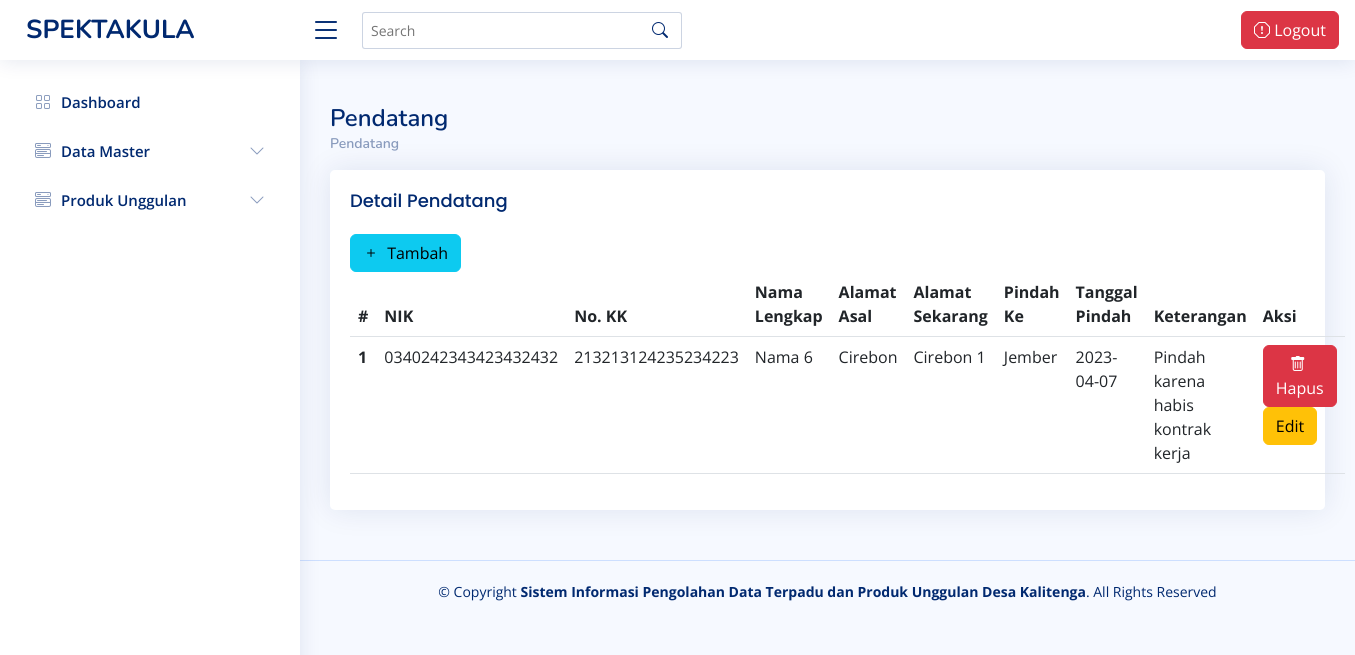
/pendatang, run on the app's committed database.
### tables this page shows
CREATE TABLE `tb_pendatang` (
  `id` int(11) NOT NULL,
  `nik` varchar(100) NOT NULL,
  `kk` varchar(100) NOT NULL,
  `nama` varchar(100) NOT NULL,
  `alamat_asal` varchar(100) NOT NULL,
  `alamat_sekarang` varchar(100) NOT NULL,
  `pindah` varchar(100) NOT NULL,
  `tanggal` date NOT NULL,
  `keterangan` varchar(100) NOT NULL
);

### application/controllers/Pendatang.php (called while the page is built, shortened)
<?php
class Pendatang extends CI_Controller {
    public function __construct()
    {
        $this->load->model('Pendatang_model');
        $this->load->model('M_global_model');
    }
    public function index()
    {
        $data['title']  = 'Pendatang';
        $judul['Judul']  = 'Pendatang';
        $queryAll = $this->Pendatang_model->ambildata();
        $DATA = array('Pendatang' => $queryAll);
        $tampilan = $judul + $DATA;
        $this->load->view('template/header',$data);
        $this->load->view('template/sidebar');
        $this->load->view('admin/pendatang',$tampilan);
        $this->load->view('template/footer');
    }
}

### index.php (called while the page is built, shortened)
<?php
require_once BASEPATH.'core/CodeIgniter.php';

### application/models/Pendatang_model.php (called while the page is built, shortened)
<?php
class Pendatang_model extends CI_Model
{
    function ambildata()
      {
        $query = $this->db->get('tb_pendatang');
        return $query->result();
      }
}

### application/views/admin/pendatang.php (the view, shortened to what this page needs)
<main id="main" class="main">
<div class="pagetitle">
  <h1><?= $Judul;?></h1>
  <nav>
    <ol class="breadcrumb">
      <li class="breadcrumb-item"><a href="<?= site_url('Pendatang');?>"><?= $Judul;?></a></li>
    </ol>
  </nav>
</div>
<section class="section">
      <div class="row">
        <div class="col-lg-12">
          <div class="card">
            <div class="card-body">
              <h5 class="card-title">Detail <?= $Judul;?></h5>
              <a href="<?= site_url('Form_pendatang');?>" class="btn btn-info"><i class="bi bi-plus me-1"></i> Tambah</a>
              <table class="table datatable" id="dataTable">
                <thead>
                  <tr>
                    <th scope="col">#</th>
                    <th scope="col">NIK</th>
                    <th scope="col">No. KK</th>
                    <th scope="col">Nama Lengkap</th>
                    <th scope="col">Alamat Asal</th>
                    <th scope="col">Alamat Sekarang</th>
                    <th scope="col">Pindah Ke</th>
                    <th scope="col">Tanggal Pindah</th>
                    <th scope="col">Keterangan</th>
                    <th scope="col">Aksi</th>
                  </tr>
                </thead>
                <tbody>
                  <tr>
                    <?php
                    $no = 0;
                    foreach ($Pendatang as $value) {
                        $no++
                    ?>
                    <th scope="row"><?php echo $no;?></th>
                    <td><?php echo $value->nik; ?></td>
                    <td><?php echo $value->kk; ?></td>
                    <td><?php echo $value->nama; ?></td>
                    <td><?php echo $value->alamat_asal; ?></td>
                    <td><?php echo $value->alamat_sekarang; ?></td>
                    <td><?php echo $value->pindah; ?></td>
                    <td><?php echo $value->tanggal; ?></td>
                    <td><?php echo $value->keterangan; ?></td>
                    <td>
                    <button type="button" class="btn btn-danger" data-bs-toggle="modal" data-bs-target="#basicModal">
                        <i class="bi bi-trash me-1"></i>  Hapus
                        </button>
                        <a href="<?php echo base_url('Pendatang/edit_page') ?>/<?php echo $value->id ?>"  class="btn btn-warning btn-icon-text"><i class="ti-file btn-icon-prepend"></i>Edit</a>
                    </td>
                  </tr>
                 <?php
                    }
                ?>
                </tbody>
              </table>
            </div>
          </div>
        </div>
      </div>
    </section>
</main>

### admin/css/style.css (style rules this page uses)
:root { scroll-behavior: smooth; }
body { font-family: "Open Sans", sans-serif; background: #f6f9ff; color: #444444; }
a { color: #4154f1; text-decoration: none; }
h1, h2, h3, h4, h5, h6 { font-family: "Nunito", sans-serif; }
#main { margin-top: 60px; padding: 20px 30px; transition: all 0.3s; }
.pagetitle { margin-bottom: 10px; }
.pagetitle h1 { font-size: 24px; margin-bottom: 0; font-weight: 600; color: #012970; }
.card { margin-bottom: 30px; border: none; border-radius: 5px; box-shadow: 0px 0 30px rgba(1, 41, 112, 0.1); }
.card-title { padding: 20px 0 15px 0; font-size: 18px; font-weight: 500; color: #012970; font-family: "Poppins", sans-serif; }
.card-body { padding: 0 20px 20px 20px; }
.breadcrumb { font-size: 14px; font-family: "Nunito", sans-serif; color: #899bbd; font-weight: 600; }
.breadcrumb a { color: #899bbd; transition: 0.3s; }
.breadcrumb .breadcrumb-item::before { color: #899bbd; }
@media (min-width: 1200px) { #main, #footer { margin-left: 300px; } }

### data on the page
tb_pendatang: nik "0340242343423432432", kk "213213124235234223", nama "Nama 6", alamat_asal "Cirebon", alamat_sekarang "Cirebon 1", pindah "Jember", tanggal "2023-04-07", keterangan "Pindah karena habis kontrak kerja"

### other printed values
$Judul "Pendatang"
